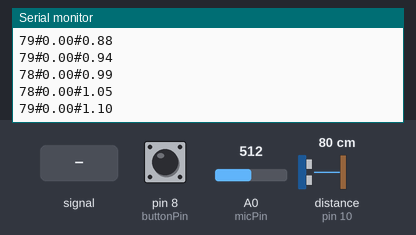
This sketch was run on a simulated Arduino Uno, built with avr-gcc and run on an emulated ATmega328P. On the bench: the last lines printed to the serial monitor. Wiring (inferred from the names in the program): ultrasonic range finder: trigger pin 9; echo pin 10. The test bench sets the inputs (shaded band); at power-on: distance to the obstacle (sensor on pin 10) 80 cm, A0 (micPin) = 512, pin 8 (buttonPin) LOW. The echo pulse lasts 58.3 µs per cm.

Above: at 1.2 s.
1.3 s: distance to the obstacle (sensor on pin 10) set to 35 cm
At 1.33 s:
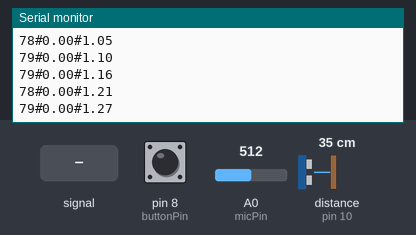
4.3 s: distance to the obstacle (sensor on pin 10) set to 2 cm
At 4.31 s:
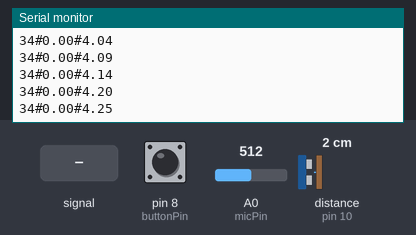
7.3 s: A0 (micPin) fed a 200 Hz sine of ±81 counts around its level
8.8 s: A0 (micPin) set to 716
At 8.82 s:
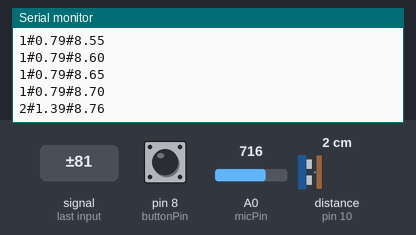
10.3 s: pin 8 (buttonPin) pulled HIGH for 0.15 s
11.9 s: distance to the obstacle (sensor on pin 10) set to 60 cm
At 11.99 s:
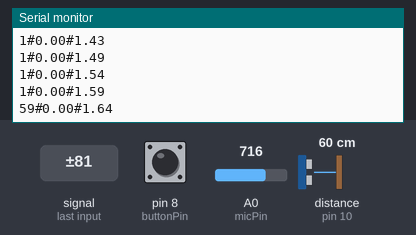
Timing chart, 0 to 14.9 s (numbered marks = the images above; inputs shaded):
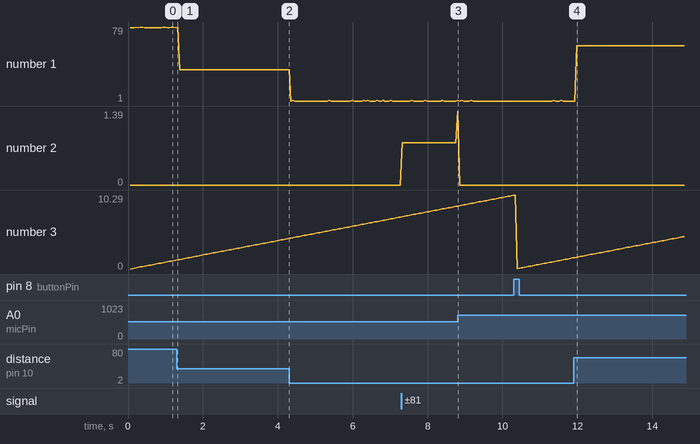

Measured:
- plotted number 1: 78 → 34 after the input at 1.3 s
- plotted number 3: 1.21 → 4.2 after the input at 1.3 s

The sketch:

final.ino
```cpp
// constants won't change. They're used here to set pin numbers (faster/saves memory):
const int buttonPin = 8;      // pins for button and LED
const int trigPin = 9;
const int echoPin = 10;
const int micPin = A0;

long duration;
int distance;
const int sampleWindow = 50; // Sample window width in mS (50 mS = 20Hz)
unsigned int sample;

double time = 0;
double prevTime = 0;

// store button's status - initialize to OFF (this variable will change, so it's not a const)
int buttonState = 0;
int prevButtonState = 0;
bool on = false;
void setup() {
  pinMode(buttonPin, INPUT);
  pinMode(trigPin, OUTPUT);
  pinMode(echoPin, INPUT);
  pinMode(micPin, INPUT);
  Serial.begin(9600);
}
void loop() {
  // read the state of the button into our variable
  buttonState = digitalRead(buttonPin);

  // test that state
  if (buttonState == HIGH) {      // if button is pressed...
    if(prevButtonState == LOW) {  // if it was previously not pressed
      on = !on;
      prevTime = time;
    }
  }
  time = millis();
  prevButtonState = buttonState; // save the previous button state

  // Clears the trigPin condition
  digitalWrite(trigPin, LOW);
  delayMicroseconds(2);
  // Sets the trigPin HIGH (ACTIVE) for 10 microseconds
  digitalWrite(trigPin, HIGH);
  delayMicroseconds(10);
  digitalWrite(trigPin, LOW);
  // Reads the echoPin, returns the sound wave travel time in microseconds
  duration = pulseIn(echoPin, HIGH);
  // Calculating the distance
  distance = duration * 0.034 / 2; // Speed of sound wave divided by 2 (go and back)

  unsigned long startMillis= millis();  // Start of sample window
  unsigned int peakToPeak = 0;   // peak-to-peak level

  unsigned int signalMax = 0;
  unsigned int signalMin = 1024;

   // collect data for 50 mS
   while (millis() - startMillis < sampleWindow)
   {
      sample = analogRead(micPin);
      if (sample < 1024)  // toss out spurious readings
      {
         if (sample > signalMax)
         {
            signalMax = sample;  // save just the max levels
         }
         else if (sample < signalMin)
         {
            signalMin = sample;  // save just the min levels
         }
      }
   }
   peakToPeak = signalMax - signalMin;  // max - min = peak-peak amplitude
   double volts = (peakToPeak * 5.0) / 1024;  // convert to volts

  // Displays the distance on the Serial Monitor
  //Serial.print("Distance: ");
  Serial.print(distance);
  //Serial.println(" cm");

  //Serial.print("Volume: ");
  Serial.print("#" + String(volts));

  double seconds = (float)(time - prevTime) / 1000.0;
  String secondsString = String(seconds);// + " seconds.";

  //Serial.print("Time Since Button Press: ");
  Serial.println("#" + String(seconds));
  //Serial.println("");
}
```
